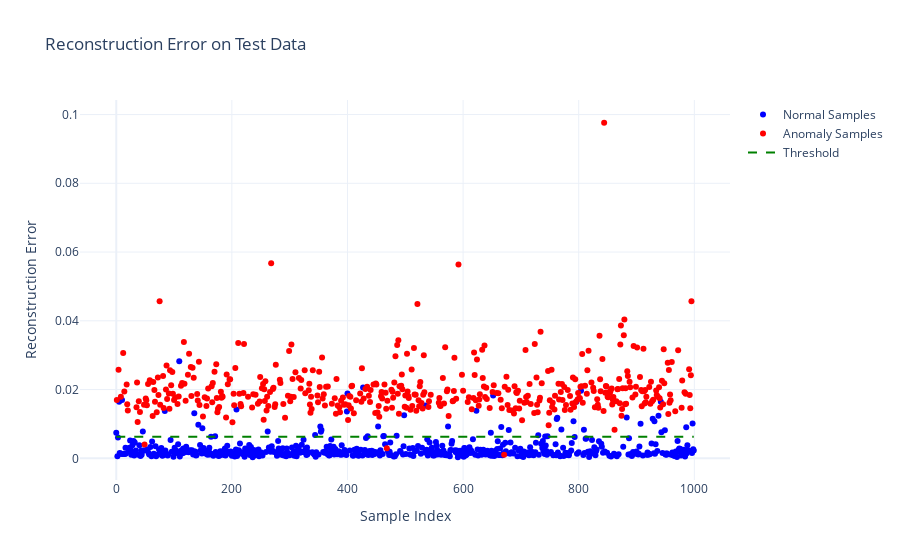
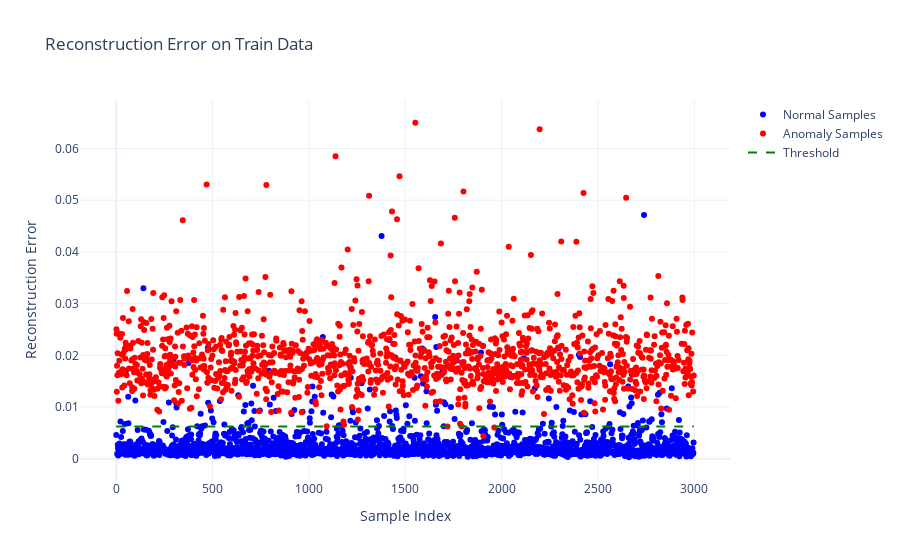

Source (notebook cell) for these figures, in order:
### Code cell
import numpy as np
import tensorflow as tf
import plotly.graph_objects as go
from src.utils import plotters

# 假设 test_data 和 test_labels 是测试数据和标签
# 标签 1 表示正常样本，0 表示异常样本

# 在 Stage 1 训练完成后调用
plotters.plot_reconstruction_error(
    model, test_data, test_labels, threshold, "Reconstruction Error on Test Data"
)
plotters.plot_reconstruction_error(
    model, train_data, train_labels, threshold, "Reconstruction Error on Train Data"
)

### Figure 1 — Plotly figure (JSON) as saved in the notebook; plotly's stock layout.template omitted (floating-point values rounded to 4 significant figures; data arrays with more than 128 entries replaced by an {"elided": "..."} marker saying what was removed)
{"data": [{"marker": {"color": "blue"}, "mode": "markers", "name": "Normal Samples", "type": "scatter", "x": {"elided": "560 int values"}, "y": {"elided": "560 float values"}}, {"marker": {"color": "red"}, "mode": "markers", "name": "Anomaly Samples", "type": "scatter", "x": {"elided": "440 int values"}, "y": {"elided": "440 float values"}}, {"line": {"color": "green", "dash": "dash"}, "mode": "lines", "name": "Threshold", "type": "scatter", "x": {"elided": "1000 int values"}, "y": {"elided": "1000 float values"}}], "layout": {"title": {"text": "Reconstruction Error on Test Data"}, "xaxis": {"title": {"text": "Sample Index"}}, "yaxis": {"title": {"text": "Reconstruction Error"}}}}

### Figure 2 — Plotly figure (JSON) as saved in the notebook; plotly's stock layout.template omitted (floating-point values rounded to 4 significant figures; data arrays with more than 128 entries replaced by an {"elided": "..."} marker saying what was removed)
{"data": [{"marker": {"color": "blue"}, "mode": "markers", "name": "Normal Samples", "type": "scatter", "x": {"elided": "1771 int values"}, "y": {"elided": "1771 float values"}}, {"marker": {"color": "red"}, "mode": "markers", "name": "Anomaly Samples", "type": "scatter", "x": {"elided": "1227 int values"}, "y": {"elided": "1227 float values"}}, {"line": {"color": "green", "dash": "dash"}, "mode": "lines", "name": "Threshold", "type": "scatter", "x": {"elided": "2998 int values"}, "y": {"elided": "2998 float values"}}], "layout": {"title": {"text": "Reconstruction Error on Train Data"}, "xaxis": {"title": {"text": "Sample Index"}}, "yaxis": {"title": {"text": "Reconstruction Error"}}}}
